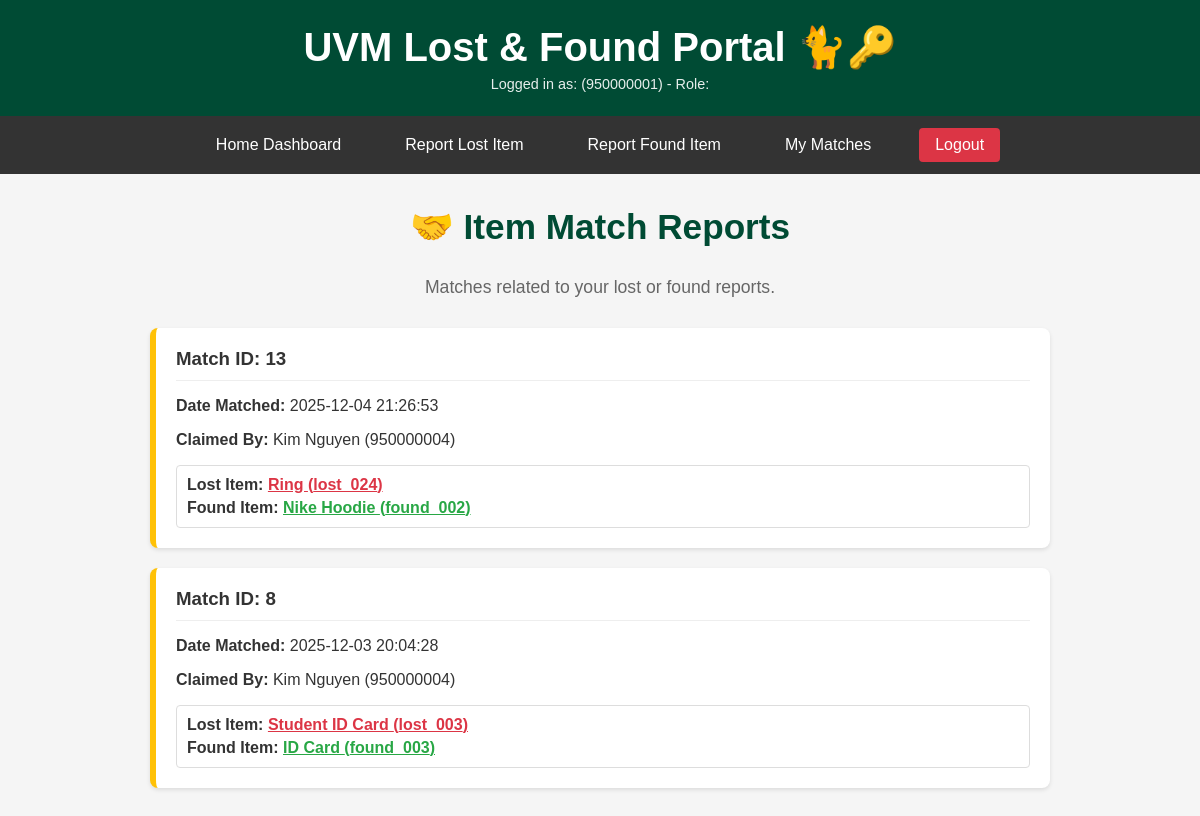
The page /matches (signed in) on the database its author committed.
### tables this page shows
CREATE TABLE Users (
    user_id TEXT PRIMARY KEY,
    name TEXT NOT NULL,
    email TEXT UNIQUE NOT NULL,
    phone TEXT,
    password_hash TEXT NOT NULL,
    role TEXT DEFAULT 'student' CHECK(role IN ('student', 'staff', 'admin')),
    date_joined DATE DEFAULT (strftime('%Y-%m-%d %H:%M:%S', 'now'))
);

CREATE TABLE Matches (
    match_id INTEGER PRIMARY KEY AUTOINCREMENT,
    lost_id TEXT NOT NULL,
    found_id TEXT NOT NULL,
    matched_by_user_id TEXT,
    date_matched TIMESTAMP DEFAULT (strftime('%Y-%m-%d %H:%M:%S', 'now')),
    resolved INTEGER DEFAULT 0,
    notes TEXT,
    FOREIGN KEY (lost_id) REFERENCES LostPosts(lost_id) ON DELETE CASCADE,
    FOREIGN KEY (found_id) REFERENCES FoundPosts(found_id) ON DELETE CASCADE,
    FOREIGN KEY (matched_by_user_id) REFERENCES Users(user_id) ON DELETE SET NULL
);

CREATE TABLE LostPosts (
    lost_id TEXT PRIMARY KEY,
    user_id TEXT NOT NULL,
    item_name TEXT NOT NULL,
    category TEXT CHECK(category IN (
        'Electronics', 'Clothing', 'Accessories', 
        'Documents', 'Keys', 'Books', 'Other'
    )),
    description TEXT,
    date_lost DATE,
    last_seen_location TEXT,
    date_posted TIMESTAMP DEFAULT (strftime('%Y-%m-%d %H:%M:%S', 'now')),
    status TEXT DEFAULT 'open' CHECK(status IN ('open', 'matched', 'closed')),
    FOREIGN KEY (user_id) REFERENCES Users(user_id) ON DELETE CASCADE
);

CREATE TABLE FoundPosts (
    found_id TEXT PRIMARY KEY,
    user_id TEXT NOT NULL,
    item_name TEXT NOT NULL,
    category TEXT CHECK(category IN (
        'Electronics', 'Clothing', 'Accessories', 
        'Documents', 'Keys', 'Books', 'Other'
    )),
    description TEXT,
    date_found DATE,
    found_location TEXT,
    storage_location TEXT,
    date_posted TIMESTAMP DEFAULT (strftime('%Y-%m-%d %H:%M:%S', 'now')),
    status TEXT DEFAULT 'available' CHECK(status IN ('available', 'matched', 'returned')),
    FOREIGN KEY (user_id) REFERENCES Users(user_id) ON DELETE CASCADE
);

### main.py (the view)
@app.get("/matches", response_class=HTMLResponse)
async def view_matches(request: Request, user_id: Optional[str] = Cookie(None)):
    current_user = get_current_user(user_id)
    if not current_user:
        return RedirectResponse("/login", status_code=status.HTTP_303_SEE_OTHER)
    if current_user['role'] == 'admin':
        matches = get_all_unresolved_matches()  # Admin sees only unresolved
    else:
        matches = get_matches_by_user(current_user['user_id'])  # User sees all of their matches
    return templates.TemplateResponse(
        "matches.html",
        {
            "request": request,
            "matches": matches,
            **current_user
        }
    )

### templates/matches.html (shortened to what this page needs)
{% extends "layout.html" %}
{% block content %}
    <div style="max-width: 900px; margin: 0 auto;">
        <div style="text-align: center; margin-bottom: 30px;">
            <h2 style="color: var(--uvm-green); font-size: 2.2em;">🤝 Item Match Reports</h2>
            <p style="color: #666; font-size: 1.1em;">
                {% if user_role == 'admin' %}
                    Review all pending matches.
                {% else %}
                    Matches related to your lost or found reports.
                {% endif %}
            </p>
        </div>
        {% if matches %}
            <div style="display: flex; flex-direction: column; gap: 20px;">
                {% for match in matches %}
                    <div class="post-card" style="border-left: 6px solid {% if match.resolved == 0 %}#ffc107{% else %}#28a745{% endif %};">
                        <div style="display: flex; justify-content: space-between; align-items: center; border-bottom: 1px solid #eee; padding-bottom: 10px; margin-bottom: 10px;">
                            <h3 style="margin: 0; color: #333;">Match ID: {{ match.match_id }}</h3>
                        </div>
                        <p><strong>Date Matched:</strong> {{ match.date_matched }}</p>
                        <p><strong>Claimed By:</strong> {{ match.matched_by_user_name }} ({{ match.matched_by_user_id }})</p>
                        <div style="margin-top: 15px; padding: 10px; border: 1px solid #ddd; border-radius: 4px;">
                            <p style="margin: 0 0 5px 0;"><strong>Lost Item:</strong>
                                <a href="/lost/{{ match.lost_id }}" style="color: #dc3545; font-weight: bold;">
                                    {{ match.lost_item_name }} ({{ match.lost_id }})
                                </a>
                            </p>
                            <p style="margin: 0;"><strong>Found Item:</strong>
                                <a href="/found/{{ match.found_id }}" style="color: #28a745; font-weight: bold;">
                                    {{ match.found_item_name }} ({{ match.found_id }})
                                </a>
                            </p>
                        </div>
                    </div>
                {% endfor %}
            </div>
        {% endif %}
    </div>
{% endblock %}

### templates/layout.html (shortened to what this page needs)
<!DOCTYPE html>
<html lang="en">
<head>
</head>
<body>
    <header>
        <h1>UVM Lost & Found Portal 🐈🔑</h1>
        {% if user_id %}
            <p>Logged in as: {{ user_name }} ({{ user_id }}) - Role: {{ user_role | capitalize }}</p>
        {% else %}
            <p>You are viewing this as a guest. Please log in.</p>
        {% endif %}
    </header>
    {% if user_id %}
    <nav>
        <a href="/">Home Dashboard</a>
        <a href="/add-lost">Report Lost Item</a>
        <a href="/add-found">Report Found Item</a>
        <a href="/matches">My Matches</a>
        <a href="/logout" style="background-color: #dc3545;">Logout</a>
    </nav>
    {% endif %}
    <div class="container">
        {% block content %}{% endblock %}
    </div>
</body>
</html>

### templates/layout.html (style rules this page uses)
:root { --uvm-green: #004b34; --uvm-gold: #ffc72c; --light-bg: #f5f5f5; --white: #ffffff; --red-alert: #dc3545; --green-success: #28a745; }
body { font-family: 'Arial', sans-serif; margin: 0; padding: 0; background-color: var(--light-bg); color: #333; }
header { background-color: var(--uvm-green); color: var(--white); padding: 1.5em; text-align: center; }
header h1 { margin: 0; font-size: 2.5em; }
header p { margin: 5px 0 0 0; font-size: 0.9em; opacity: 0.9; }
nav { background-color: #333; padding: 0.75em 0; display: flex; justify-content: center; align-items: center; flex-wrap: wrap; }
nav a { color: var(--white); margin: 0 1em; text-decoration: none; padding: 0.5em 1em; border-radius: 4px; transition: background-color 0.2s; }
.container { width: 95%; max-width: 1400px; margin: 2em auto; }
.post-card { background-color: var(--white); padding: 20px; border-radius: 8px; box-shadow: 0 2px 4px rgba(0,0,0,0.1); transition: transform 0.2s; }

### rows shown on the page
Users: user_id "950000001"
Matches: match_id "13", date_matched "2025-12-04 21:26:53", matched_by_user_name "Kim Nguyen", matched_by_user_id "950000004", lost_item_name "Ring", lost_id "lost_024", found_item_name "Nike Hoodie", found_id "found_002"
Matches: match_id "8", date_matched "2025-12-03 20:04:28", matched_by_user_name "Kim Nguyen", matched_by_user_id "950000004", lost_item_name "Student ID Card", lost_id "lost_003", found_item_name "ID Card", found_id "found_003"
